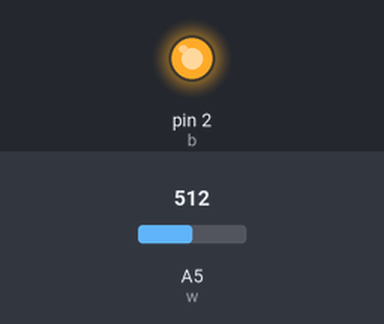
The sketch below on a simulated Arduino Uno, built with avr-gcc and run on an emulated ATmega328P. On the bench: output pins drawn as LEDs (lit = HIGH). The inputs (shaded band) are chosen by the test bench; at power-on: A5 (w) = 512.

Above: at 1.2 s.
1.3 s: A5 (w) set to 104
2.8 s: A5 (w) set to 95
At 3.8 s:
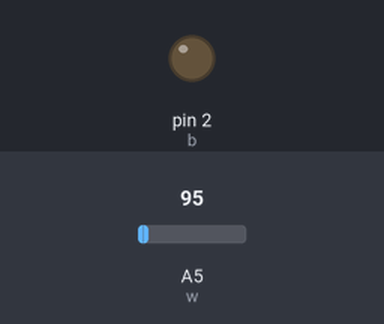
4.3 s: A5 (w) set to 122
At 4.9 s:
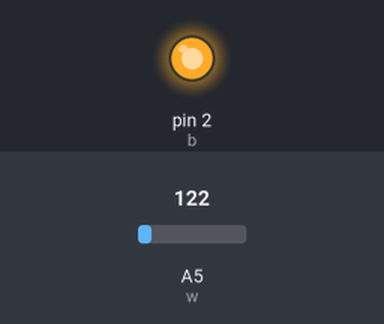
5.8 s: A5 (w) set to 90
At 6.1 s:
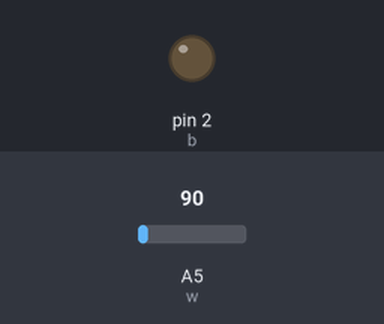
Timing chart, 0 to 8.3 s (numbered marks = the images above; inputs shaded):
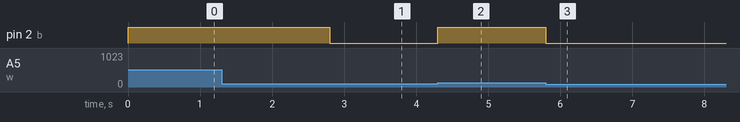

Measured:
- the behaviour switches between 100 and 99 on A5 (w) (found by bisection; images 0 and 1)
- after the input at 1.3 s, every drawn part: stays the same
- after the input at 2.8 s, pin 2 (b): HIGH → LOW at once
- after the input at 4.3 s, pin 2 (b): LOW → HIGH at once
- after the input at 5.8 s, pin 2 (b): HIGH → LOW at once

The sketch:

NASA.ino
```cpp
int x=0 , w=A5 , b= 2;


void setup() {
  pinMode(2,OUTPUT);
  Serial.begin(9600);
}

void loop() {
 x = analogRead(w);

 if (x>=100)
     digitalWrite(b,HIGH);
 else
     digitalWrite(b,LOW);

 }
```
